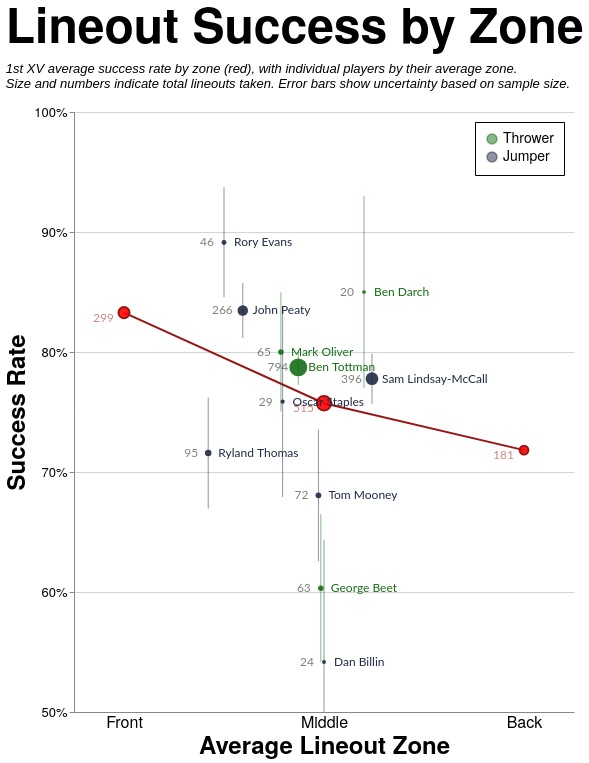

Source (Vega-Lite JSON):
### Vega-Lite specification from a JSON file in a GitHub repository (floating-point values rounded to 4 significant figures)
{"config": {"axis": {"labelFont": "PT Sans Narrow, Helvetica Neue, Helvetica, Arial, sans-serif", "titleFont": "PT Sans Narrow, Helvetica Neue, Helvetica, Arial, sans-serif", "labelFontSize": 13, "titleFontSize": 24, "gridColor": "#202947", "gridOpacity": 0.2, "zindex": 1}, "text": {"font": "Lato, sans-serif"}, "bar": {"cornerRadiusEnd": 5}, "header": {"labelFont": "PT Sans Narrow, Helvetica Neue, Helvetica, Arial, sans-serif", "titleFont": "PT Sans Narrow, Helvetica Neue, Helvetica, Arial, sans-serif", "labelFontSize": 24, "titleFontSize": 28, "labelFontWeight": "bold", "orient": "left"}, "legend": {"labelFont": "PT Sans Narrow, Helvetica Neue, Helvetica, Arial, sans-serif", "titleFont": "PT Sans Narrow, Helvetica Neue, Helvetica, Arial, sans-serif", "labelFontSize": 14, "titleFontSize": 16, "titlePadding": 5, "fillColor": "white", "strokeColor": "black", "padding": 10, "titleFontWeight": "lighter", "titleFontStyle": "italic", "titleColor": "gray", "offset": 10}, "title": {"font": "PT Sans Narrow, Helvetica Neue, Helvetica, Arial, sans-serif", "fontSize": 48, "fontWeight": "bold", "anchor": "start", "align": "center", "titlePadding": 20, "subtitlePadding": 10, "subtitleFontSize": 13, "subtitleColor": "", "subtitleFontStyle": "italic", "offset": 15, "color": "black"}, "axisX": {"labelAngle": 0}, "facet": {"title": null, "header": null, "align": {"row": "each", "column": "each"}}, "resolve": {"scale": {"y": "independent", "facet": "independent"}}, "background": "transparent", "scale": {"offsetBandPaddingOuter": 0.2, "offsetBandPaddingInner": 0.1}, "view": {"stroke": null, "background": "transparent"}}, "layer": [{"mark": {"type": "line", "color": "#991515"}, "encoding": {"x": {"axis": {"grid": false, "labelExpr": "datum.value == 1 ? 'Front' : datum.value == 2 ? 'Middle' : 'Back'", "labelFontSize": 16, "tickCount": 3, "ticks": false, "values": [1, 2, 3]}, "field": "zone", "scale": {"domain": [0.75, 3.25], "nice": false}, "title": "Average Lineout Zone", "type": "quantitative"}, "y": {"axis": {"format": "%", "tickCount": 5}, "field": "pct_won", "scale": {"domain": [0.5, 1.0]}, "title": "Success Rate", "type": "quantitative"}}}, {"mark": {"type": "point", "color": "#991515", "fill": "red", "fillOpacity": 0.9}, "encoding": {"size": {"field": "total", "legend": null, "scale": {"domain": [10, 1000], "range": [10, 400]}, "type": "quantitative"}, "x": {"axis": {"grid": false, "labelExpr": "datum.value == 1 ? 'Front' : datum.value == 2 ? 'Middle' : 'Back'", "labelFontSize": 16, "tickCount": 3, "ticks": false, "values": [1, 2, 3]}, "field": "zone", "scale": {"domain": [0.75, 3.25], "nice": false}, "title": "Average Lineout Zone", "type": "quantitative"}, "y": {"axis": {"format": "%", "tickCount": 5}, "field": "pct_won", "scale": {"domain": [0.5, 1.0]}, "title": "Success Rate", "type": "quantitative"}}}, {"mark": {"type": "text", "align": "right", "color": "#991515", "dx": -10, "dy": 5, "opacity": 0.5}, "encoding": {"size": {"value": 12}, "text": {"field": "total", "type": "quantitative"}, "x": {"axis": {"grid": false, "labelExpr": "datum.value == 1 ? 'Front' : datum.value == 2 ? 'Middle' : 'Back'", "labelFontSize": 16, "tickCount": 3, "ticks": false, "values": [1, 2, 3]}, "field": "zone", "scale": {"domain": [0.75, 3.25], "nice": false}, "title": "Average Lineout Zone", "type": "quantitative"}, "y": {"axis": {"format": "%", "tickCount": 5}, "field": "pct_won", "scale": {"domain": [0.5, 1.0]}, "title": "Success Rate", "type": "quantitative"}}}, {"data": {"name": "data-dc1f376448deab468560908c55ae70fa"}, "mark": {"type": "errorbar", "opacity": 0.5}, "encoding": {"color": {"field": "player_type", "legend": {"orient": "top-right"}, "scale": {"domain": ["Thrower", "Jumper"], "range": ["#146f14", "#202946"]}, "title": null, "type": "nominal"}, "size": {"field": "total", "legend": null, "scale": {"domain": [10, 1000], "range": [10, 400]}, "type": "quantitative"}, "tooltip": [{"field": "player_type", "type": "nominal"}, {"field": "player", "type": "nominal"}, {"field": "total", "type": "quantitative"}, {"field": "won", "type": "quantitative"}, {"field": "pct_won", "format": ".1%", "type": "quantitative"}, {"field": "avg_zone", "type": "quantitative"}], "x": {"field": "avg_zone", "type": "quantitative"}, "y": {"field": "ymin", "scale": {"clamp": true}, "title": "Success Rate", "type": "quantitative"}, "y2": {"field": "ymax", "title": null}}, "transform": [{"calculate": "datum.pct_won - datum.error_margin", "as": "ymin"}, {"calculate": "datum.pct_won + datum.error_margin", "as": "ymax"}]}, {"data": {"name": "data-dc1f376448deab468560908c55ae70fa"}, "mark": {"type": "circle", "fillOpacity": 0.9, "opacity": 1.0, "size": 100}, "encoding": {"color": {"field": "player_type", "legend": {"orient": "top-right"}, "scale": {"domain": ["Thrower", "Jumper"], "range": ["#146f14", "#202946"]}, "title": null, "type": "nominal"}, "size": {"field": "total", "legend": null, "scale": {"domain": [10, 1000], "range": [10, 400]}, "type": "quantitative"}, "tooltip": [{"field": "player_type", "type": "nominal"}, {"field": "player", "type": "nominal"}, {"field": "total", "type": "quantitative"}, {"field": "won", "type": "quantitative"}, {"field": "pct_won", "format": ".1%", "type": "quantitative"}, {"field": "avg_zone", "type": "quantitative"}], "x": {"field": "avg_zone", "title": "Average Lineout Zone", "type": "quantitative"}, "y": {"field": "pct_won", "title": "Success Rate", "type": "quantitative"}}}, {"data": {"name": "data-dc1f376448deab468560908c55ae70fa"}, "mark": {"type": "text", "align": "left", "dx": 10}, "encoding": {"color": {"field": "player_type", "legend": {"orient": "top-right"}, "scale": {"domain": ["Thrower", "Jumper"], "range": ["#146f14", "#202946"]}, "title": null, "type": "nominal"}, "size": {"value": 12}, "text": {"field": "player", "type": "nominal"}, "tooltip": [{"field": "player_type", "type": "nominal"}, {"field": "player", "type": "nominal"}, {"field": "total", "type": "quantitative"}, {"field": "won", "type": "quantitative"}, {"field": "pct_won", "format": ".1%", "type": "quantitative"}, {"field": "avg_zone", "type": "quantitative"}], "x": {"field": "avg_zone", "title": "Average Lineout Zone", "type": "quantitative"}, "y": {"field": "pct_won", "title": "Success Rate", "type": "quantitative"}}}, {"data": {"name": "data-dc1f376448deab468560908c55ae70fa"}, "mark": {"type": "text", "align": "right", "dx": -10, "opacity": 0.5}, "encoding": {"color": {"value": "black"}, "size": {"value": 12}, "text": {"field": "total", "type": "quantitative"}, "tooltip": [{"field": "player_type", "type": "nominal"}, {"field": "player", "type": "nominal"}, {"field": "total", "type": "quantitative"}, {"field": "won", "type": "quantitative"}, {"field": "pct_won", "format": ".1%", "type": "quantitative"}, {"field": "avg_zone", "type": "quantitative"}], "x": {"field": "avg_zone", "title": "Average Lineout Zone", "type": "quantitative"}, "y": {"field": "pct_won", "title": "Success Rate", "type": "quantitative"}}}], "data": {"name": "data-8d53320aeb0caed818ea1e9caf8accd0"}, "height": 600, "resolve": {"scale": {"x": "shared", "y": "shared"}}, "title": {"text": "Lineout Success by Zone", "subtitle": ["1st XV average success rate by zone (red), with individual players by their average zone.", "Size and numbers indicate total lineouts taken. Error bars show uncertainty based on sample size."]}, "width": 500, "$schema": "https://vega.github.io/schema/vega-lite/v5.20.1.json", "datasets": {"data-8d53320aeb0caed818ea1e9caf8accd0": [{"zone": 1, "total": 299, "won": 249, "pct_won": 0.8328}, {"zone": 2, "total": 515, "won": 390, "pct_won": 0.7573}, {"zone": 3, "total": 181, "won": 130, "pct_won": 0.7182}], "data-dc1f376448deab468560908c55ae70fa": [{"player_type": "Jumper", "player": "Dan Billin", "total": 24, "won": 13, "pct_won": 0.5417, "error_margin": 0.1017, "avg_zone": 2.0}, {"player_type": "Jumper", "player": "John Peaty", "total": 266, "won": 222, "pct_won": 0.8346, "error_margin": 0.02278, "avg_zone": 1.594}, {"player_type": "Jumper", "player": "Oscar Staples", "total": 29, "won": 22, "pct_won": 0.7586, "error_margin": 0.07946, "avg_zone": 1.793}, {"player_type": "Jumper", "player": "Rory Evans", "total": 46, "won": 41, "pct_won": 0.8913, "error_margin": 0.04589, "avg_zone": 1.5}, {"player_type": "Jumper", "player": "Ryland Thomas", "total": 95, "won": 68, "pct_won": 0.7158, "error_margin": 0.04628, "avg_zone": 1.421}, {"player_type": "Jumper", "player": "Sam Lindsay-McCall", "total": 396, "won": 308, "pct_won": 0.7778, "error_margin": 0.02089, "avg_zone": 2.24}, {"player_type": "Jumper", "player": "Tom Mooney", "total": 72, "won": 49, "pct_won": 0.6806, "error_margin": 0.05495, "avg_zone": 1.972}, {"player_type": "Thrower", "player": "Ben Darch", "total": 20, "won": 17, "pct_won": 0.85, "error_margin": 0.07984, "avg_zone": 2.2}, {"player_type": "Thrower", "player": "Ben Tottman", "total": 794, "won": 625, "pct_won": 0.7872, "error_margin": 0.01453, "avg_zone": 1.872}, {"player_type": "Thrower", "player": "George Beet", "total": 63, "won": 38, "pct_won": 0.6032, "error_margin": 0.06164, "avg_zone": 1.984}, {"player_type": "Thrower", "player": "Mark Oliver", "total": 65, "won": 52, "pct_won": 0.8, "error_margin": 0.04961, "avg_zone": 1.785}]}}
